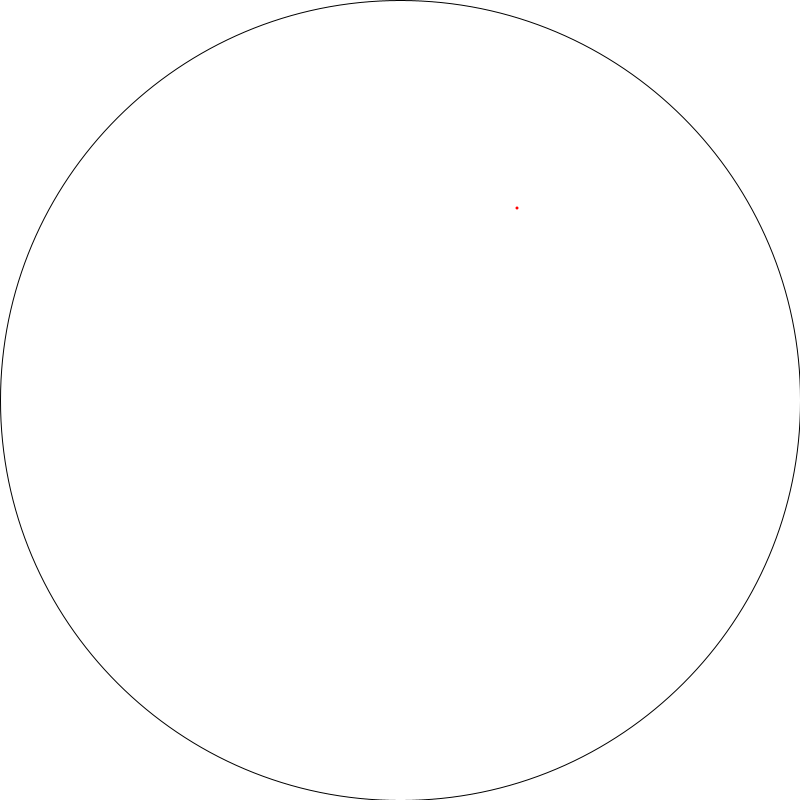
Frame 1 (no input)
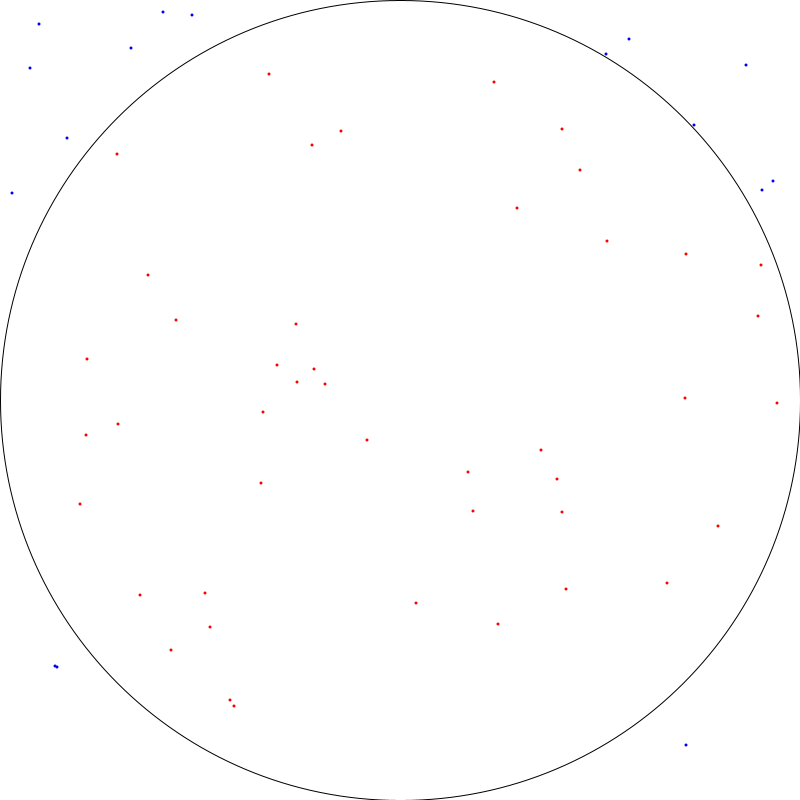
Frame 60 (the mouse pressed at the canvas centre just before this capture)
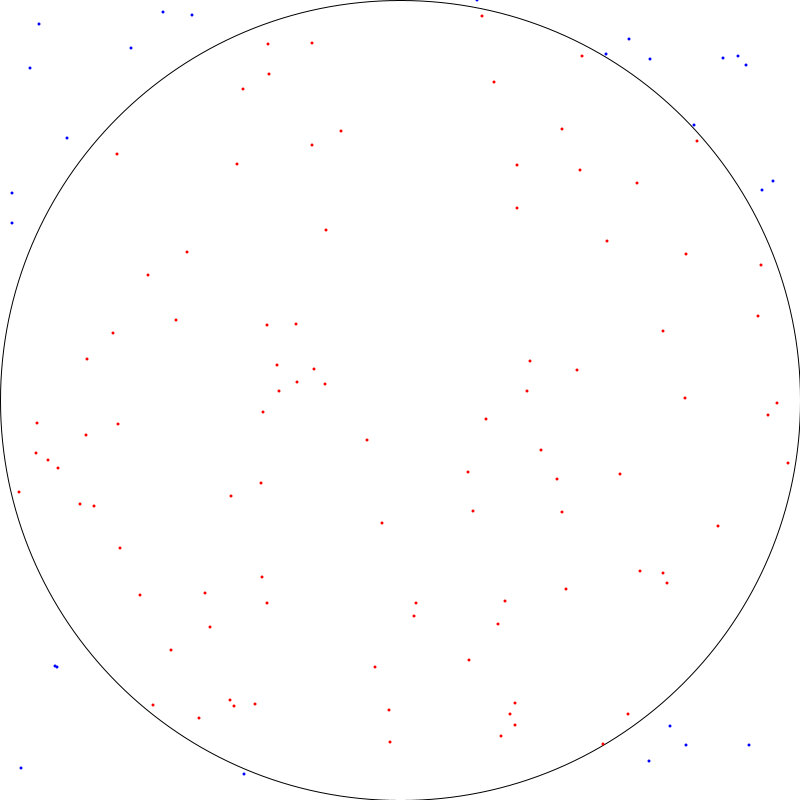
Frame 120 (the mouse held since frame 60 and released just before this capture)

The Processing sketch that drew these frames (run headless with seeded random() and noise(); from frame 60 on, the mouse is pressed at the canvas centre):

// Processing sketch: advanced_MonteCalro
// ── advanced_MonteCalro.pde
int randomX = 0;
int randomY = 0;
int r = 400;
int countAll = 0;
int countInCircle = 0;
double PI = 0.0;

void setup(){
  size(800, 800);
  background(255);
  frameRate(10000);
  noFill();
  ellipse(400, 400, 800, 800);
  noStroke();
}

void draw(){
  countAll++;
  
  randomX = (int)random(801);
  randomY = (int)random(801);
  if((randomX - 400) * (randomX - 400) + (randomY - 400) * (randomY - 400) <= r * r){
    countInCircle++;
    fill(255, 0, 0);
    ellipse(randomX, randomY, 3, 3);
  }else{
    fill(0, 0, 255);
    ellipse(randomX, randomY, 3, 3);
  }
  
  PI = (double)countInCircle / (double)countAll * 4.0;
  
  println("count: " + countAll);
  println("value: " + PI);
  println("");
  
}
